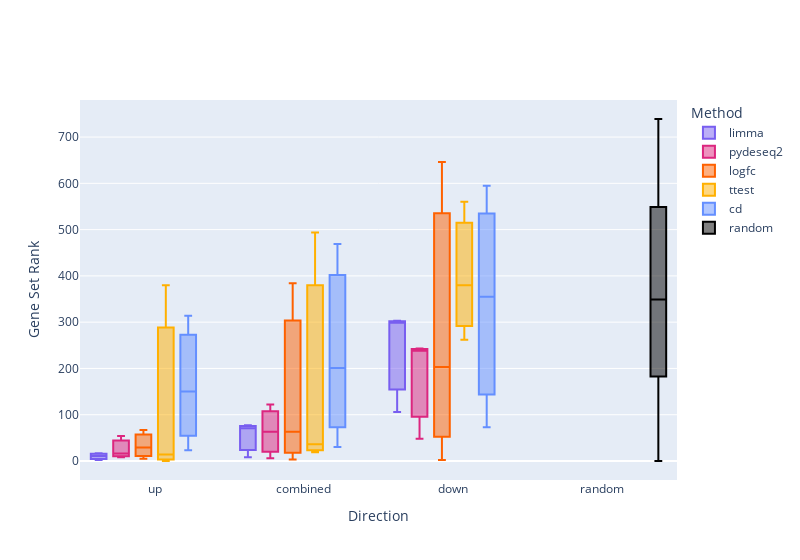
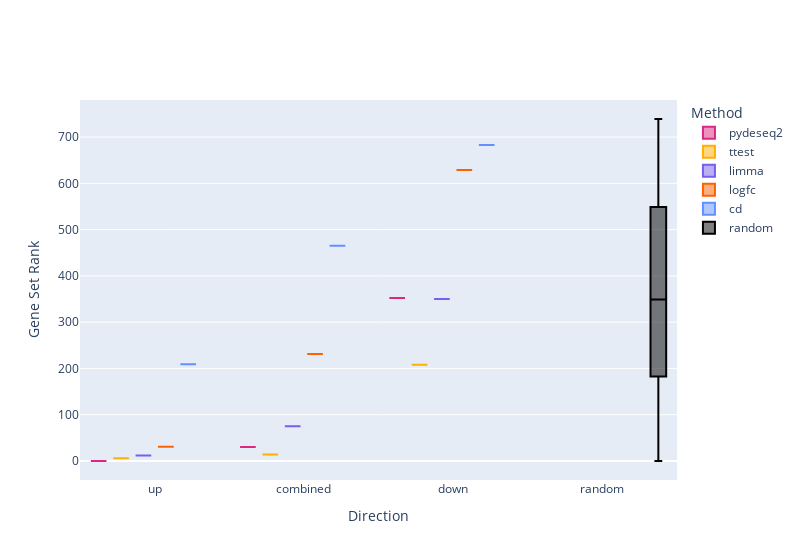
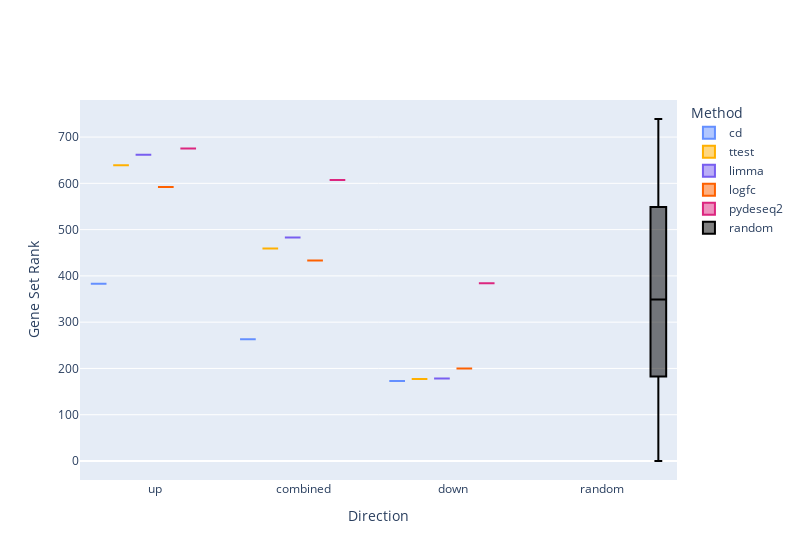

Write notebook code for charts like these, in order.
### Code cell
method_color_map = {
    'random': 'black',
    'cd': '#648FFF',
    'limma': '#785EF0',
    'pydeseq2': '#DC267F',
    'logfc': '#FE6100',
    'ttest': '#FFB000',
    'ranksum': '#B3B3B3',
    'paired-ttest': '#009E73'
}
for tf in dex_chea2022_df['TF'].unique():
    sub_df = dex_chea2022_df[dex_chea2022_df['TF']==tf]
    sub_df = sub_df[sub_df['Term'].apply(lambda x: 'MLEC' not in x and 'WistarRat' not in x)]
    order = sub_df.groupby('Gene_Set').mean(numeric_only=True).sort_values('Rank').index.map(lambda x: x.split(':')[0]).unique()
    sub_df['Method'] = pd.Categorical(sub_df['Method'], order)
    sub_df['Direction'] = pd.Categorical(sub_df['Direction'], ['up', 'combined', 'down'])
    sub_df = sub_df.sort_values(by=['Direction', 'Method'])

    fig1 = go.Figure()
    for method in sub_df['Method'].unique(): 
      m_df = sub_df[sub_df['Method'] == method]
      fig1.add_trace(go.Box(
          x=m_df[m_df['Method'] == method]['Direction'],
          y=m_df[m_df['Method'] == method]['Rank'],
          name=method, 
          marker_color=method_color_map[method]
      ))
    sub_rand_df = rand_df[rand_df['TF'] == tf]
    fig1.add_trace(go.Box(
      x=sub_rand_df['Method'],
      y=sub_rand_df['Rank'],
      name='random', 
      marker_color='black'
    ))
    fig1.update_layout(
      width=800,
      boxmode='group',
      boxgap=0.1,
      xaxis={
          'title': {'text': 'Direction'}, 
      },
      yaxis={
          'title': {'text': 'Gene Set Rank'}
      },
      legend_title_text="Method"
    )
    fig1.show()    
    if tf == 'NR3C1': 
        fig1.write_image('/Users/maayanlab/Documents/manuscripts/dex-benchmark/revised_figures/2D_300dpi.png', scale=(800/300))

### Figure 1 — Plotly figure (JSON) as saved in the notebook; plotly's stock layout.template omitted (floating-point values rounded to 4 significant figures; data arrays with more than 128 entries replaced by an {"elided": "..."} marker saying what was removed)
{"data": [{"marker": {"color": "#785EF0"}, "name": "limma", "type": "box", "x": ["up", "up", "up", "combined", "combined", "combined", "down", "down", "down"], "y": [2, 11, 17, 8, 71, 77, 106, 299, 303]}, {"marker": {"color": "#DC267F"}, "name": "pydeseq2", "type": "box", "x": ["up", "up", "up", "combined", "combined", "combined", "down", "down", "down"], "y": [8, 16, 54, 6, 63, 122, 48, 238, 243]}, {"marker": {"color": "#FE6100"}, "name": "logfc", "type": "box", "x": ["up", "up", "up", "combined", "combined", "combined", "down", "down", "down"], "y": [5, 29, 67, 3, 63, 384, 2, 203, 646]}, {"marker": {"color": "#FFB000"}, "name": "ttest", "type": "box", "x": ["up", "up", "up", "combined", "combined", "combined", "down", "down", "down"], "y": [0, 14, 380, 19, 36, 494, 262, 380, 560]}, {"marker": {"color": "#648FFF"}, "name": "cd", "type": "box", "x": ["up", "up", "up", "combined", "combined", "combined", "down", "down", "down"], "y": [23, 150, 314, 30, 201, 469, 73, 355, 595]}, {"marker": {"color": "black"}, "name": "random", "type": "box", "x": {"elided": "160 str values"}, "y": {"elided": "160 int values"}}], "layout": {"boxgap": 0.1, "boxmode": "group", "legend": {"title": {"text": "Method"}}, "width": 800, "xaxis": {"title": {"text": "Direction"}}, "yaxis": {"title": {"text": "Gene Set Rank"}}}}

### Figure 2 — Plotly figure (JSON) as saved in the notebook; plotly's stock layout.template omitted (floating-point values rounded to 4 significant figures; data arrays with more than 128 entries replaced by an {"elided": "..."} marker saying what was removed)
{"data": [{"marker": {"color": "#DC267F"}, "name": "pydeseq2", "type": "box", "x": ["up", "combined", "down"], "y": [0, 30, 352]}, {"marker": {"color": "#FFB000"}, "name": "ttest", "type": "box", "x": ["up", "combined", "down"], "y": [6, 14, 208]}, {"marker": {"color": "#785EF0"}, "name": "limma", "type": "box", "x": ["up", "combined", "down"], "y": [12, 75, 350]}, {"marker": {"color": "#FE6100"}, "name": "logfc", "type": "box", "x": ["up", "combined", "down"], "y": [31, 231, 629]}, {"marker": {"color": "#648FFF"}, "name": "cd", "type": "box", "x": ["up", "combined", "down"], "y": [209, 465, 683]}, {"marker": {"color": "black"}, "name": "random", "type": "box", "x": {"elided": "160 str values"}, "y": {"elided": "160 int values"}}], "layout": {"boxgap": 0.1, "boxmode": "group", "legend": {"title": {"text": "Method"}}, "width": 800, "xaxis": {"title": {"text": "Direction"}}, "yaxis": {"title": {"text": "Gene Set Rank"}}}}

### Figure 3 — Plotly figure (JSON) as saved in the notebook; plotly's stock layout.template omitted (floating-point values rounded to 4 significant figures; data arrays with more than 128 entries replaced by an {"elided": "..."} marker saying what was removed)
{"data": [{"marker": {"color": "#648FFF"}, "name": "cd", "type": "box", "x": ["up", "combined", "down"], "y": [383, 263, 173]}, {"marker": {"color": "#FFB000"}, "name": "ttest", "type": "box", "x": ["up", "combined", "down"], "y": [639, 459, 177]}, {"marker": {"color": "#785EF0"}, "name": "limma", "type": "box", "x": ["up", "combined", "down"], "y": [662, 483, 178]}, {"marker": {"color": "#FE6100"}, "name": "logfc", "type": "box", "x": ["up", "combined", "down"], "y": [592, 433, 200]}, {"marker": {"color": "#DC267F"}, "name": "pydeseq2", "type": "box", "x": ["up", "combined", "down"], "y": [675, 607, 384]}, {"marker": {"color": "black"}, "name": "random", "type": "box", "x": {"elided": "160 str values"}, "y": {"elided": "160 int values"}}], "layout": {"boxgap": 0.1, "boxmode": "group", "legend": {"title": {"text": "Method"}}, "width": 800, "xaxis": {"title": {"text": "Direction"}}, "yaxis": {"title": {"text": "Gene Set Rank"}}}}
